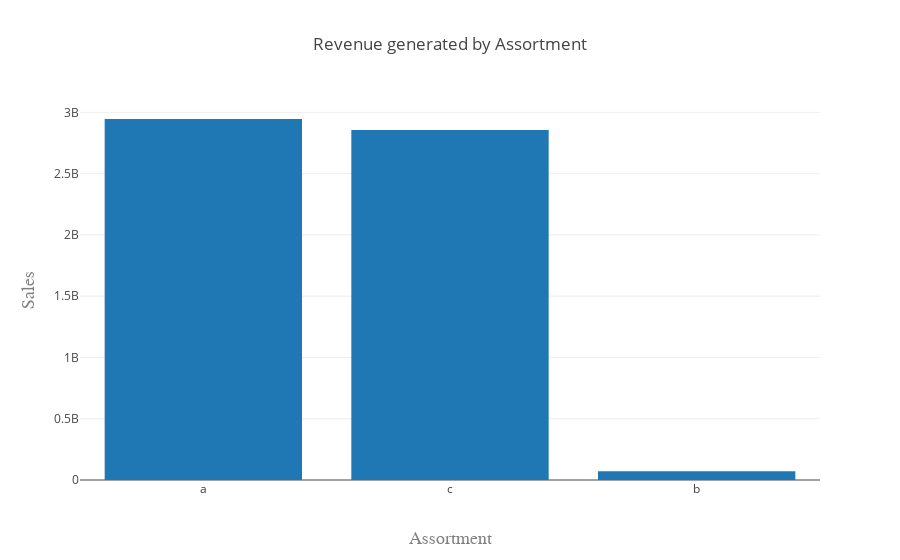

The code cell stored with this chart in its notebook:
### Markdown cell above
** What are the best assortment **

### Code cell
#Sum the train dataframe by store number summing up the others columns 
trainsumbystore = train.groupby('Store').sum().reset_index()
 
#Merge the two datasets 

mergedtable = pd.merge(trainsumbystore, store, on='Store')

salesassortment= mergedtable[['Assortment', 'Sales']]
salesassortment= salesassortment.groupby('Assortment').sum().sort_values(by='Sales',ascending=False)
salesassortment= salesassortment.reset_index()


trace1 = go.Bar(
    x=salesassortment[('Assortment')],
    y=salesassortment[('Sales')],
    name='Name of Trace 1'
)

data = [trace1]

layout = go.Layout(
    title='Revenue generated by Assortment',
    xaxis=dict(
        title='Assortment',
        titlefont=dict(
            family='Courier New, monospace',
            size=18,
            color='#7f7f7f'
        )
    ),
    yaxis=dict(
        title='Sales',
        autorange = True,
        titlefont=dict(
            family='Courier New, monospace',
            size=18,
            color='#7f7f7f'
        )
    )
)
fig = go.Figure(data=data, layout=layout)

fig.iplot()

### Figure 1 — Plotly figure (JSON) as saved in the notebook; plotly's stock layout.template omitted (floating-point values rounded to 4 significant figures)
{"data": [{"name": "Name of Trace 1", "type": "bar", "x": ["a", "c", "b"], "y": [2945750070, 2856484241, 70946312]}], "layout": {"title": "Revenue generated by Assortment", "xaxis": {"title": "Assortment", "titlefont": {"color": "#7f7f7f", "family": "Courier New, monospace", "size": 18}}, "yaxis": {"autorange": true, "title": "Sales", "titlefont": {"color": "#7f7f7f", "family": "Courier New, monospace", "size": 18}}}}
